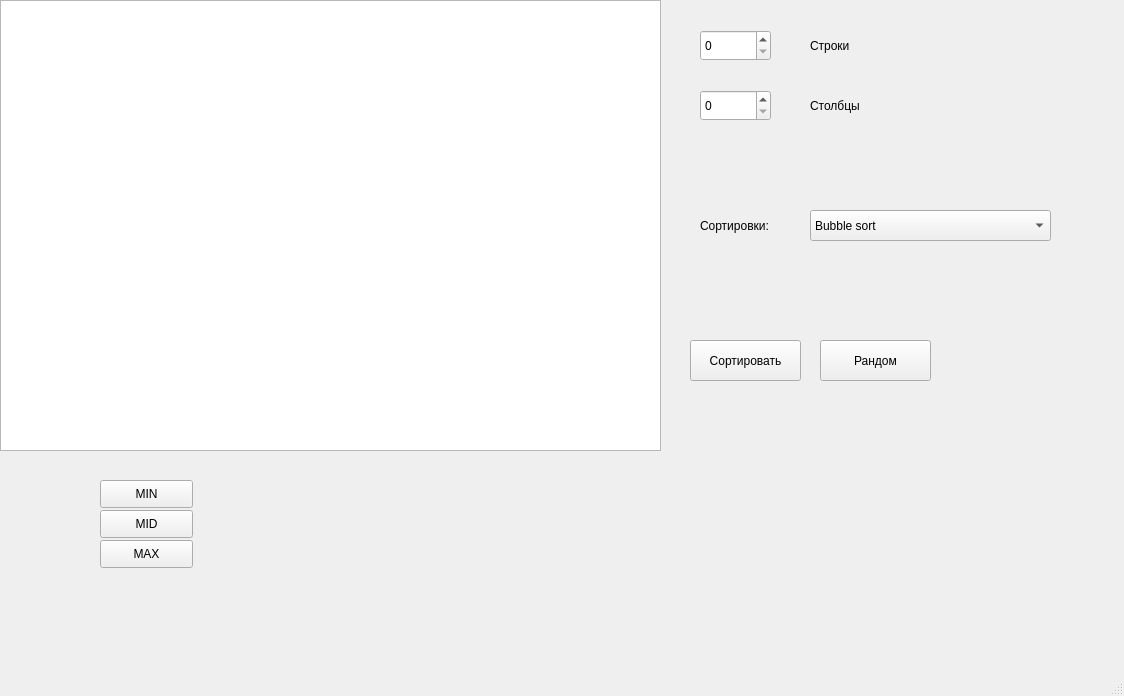
<?xml version="1.0" encoding="UTF-8"?>
<ui version="4.0">
 <class>MainWindow</class>
 <widget class="QMainWindow" name="MainWindow">
  <property name="geometry">
   <rect>
    <x>0</x>
    <y>0</y>
    <width>1124</width>
    <height>696</height>
   </rect>
  </property>
  <property name="windowTitle">
   <string>MainWindow</string>
  </property>
  <widget class="QWidget" name="centralwidget">
   <widget class="QTableWidget" name="tableWidget">
    <property name="geometry">
     <rect>
      <x>0</x>
      <y>0</y>
      <width>661</width>
      <height>451</height>
     </rect>
    </property>
   </widget>
   <widget class="QPushButton" name="Button_Sort">
    <property name="geometry">
     <rect>
      <x>690</x>
      <y>340</y>
      <width>111</width>
      <height>41</height>
     </rect>
    </property>
    <property name="text">
     <string>Сортировать</string>
    </property>
   </widget>
   <widget class="QSpinBox" name="spinRow">
    <property name="geometry">
     <rect>
      <x>700</x>
      <y>30</y>
      <width>71</width>
      <height>31</height>
     </rect>
    </property>
   </widget>
   <widget class="QSpinBox" name="spinColumn">
    <property name="geometry">
     <rect>
      <x>700</x>
      <y>90</y>
      <width>71</width>
      <height>31</height>
     </rect>
    </property>
   </widget>
   <widget class="QLabel" name="Row">
    <property name="geometry">
     <rect>
      <x>810</x>
      <y>30</y>
      <width>71</width>
      <height>31</height>
     </rect>
    </property>
    <property name="text">
     <string>Строки</string>
    </property>
   </widget>
   <widget class="QLabel" name="Column">
    <property name="geometry">
     <rect>
      <x>810</x>
      <y>90</y>
      <width>71</width>
      <height>31</height>
     </rect>
    </property>
    <property name="text">
     <string>Столбцы</string>
    </property>
   </widget>
   <widget class="QComboBox" name="Sort_of_table">
    <property name="geometry">
     <rect>
      <x>810</x>
      <y>210</y>
      <width>241</width>
      <height>31</height>
     </rect>
    </property>
    <item>
     <property name="text">
      <string>Bubble sort</string>
     </property>
    </item>
    <item>
     <property name="text">
      <string>Quicksort</string>
     </property>
    </item>
    <item>
     <property name="text">
      <string>Comb sort</string>
     </property>
    </item>
    <item>
     <property name="text">
      <string>Gnome sort</string>
     </property>
    </item>
    <item>
     <property name="text">
      <string>Bogosort (Обезьянья)</string>
     </property>
    </item>
   </widget>
   <widget class="QLabel" name="label">
    <property name="geometry">
     <rect>
      <x>700</x>
      <y>210</y>
      <width>91</width>
      <height>31</height>
     </rect>
    </property>
    <property name="text">
     <string>Сортировки:</string>
    </property>
   </widget>
   <widget class="QPushButton" name="ButtonRand">
    <property name="geometry">
     <rect>
      <x>820</x>
      <y>340</y>
      <width>111</width>
      <height>41</height>
     </rect>
    </property>
    <property name="text">
     <string>Рандом</string>
    </property>
   </widget>
   <widget class="QPushButton" name="pushButton">
    <property name="geometry">
     <rect>
      <x>100</x>
      <y>480</y>
      <width>93</width>
      <height>28</height>
     </rect>
    </property>
    <property name="text">
     <string>MIN</string>
    </property>
   </widget>
   <widget class="QPushButton" name="pushButton_2">
    <property name="geometry">
     <rect>
      <x>100</x>
      <y>510</y>
      <width>93</width>
      <height>28</height>
     </rect>
    </property>
    <property name="text">
     <string>MID</string>
    </property>
   </widget>
   <widget class="QPushButton" name="pushButton_3">
    <property name="geometry">
     <rect>
      <x>100</x>
      <y>540</y>
      <width>93</width>
      <height>28</height>
     </rect>
    </property>
    <property name="text">
     <string>MAX</string>
    </property>
   </widget>
  </widget>
  <widget class="QMenuBar" name="menubar">
   <property name="geometry">
    <rect>
     <x>0</x>
     <y>0</y>
     <width>1124</width>
     <height>26</height>
    </rect>
   </property>
  </widget>
  <widget class="QStatusBar" name="statusbar"/>
 </widget>
 <resources/>
 <connections/>
</ui>
